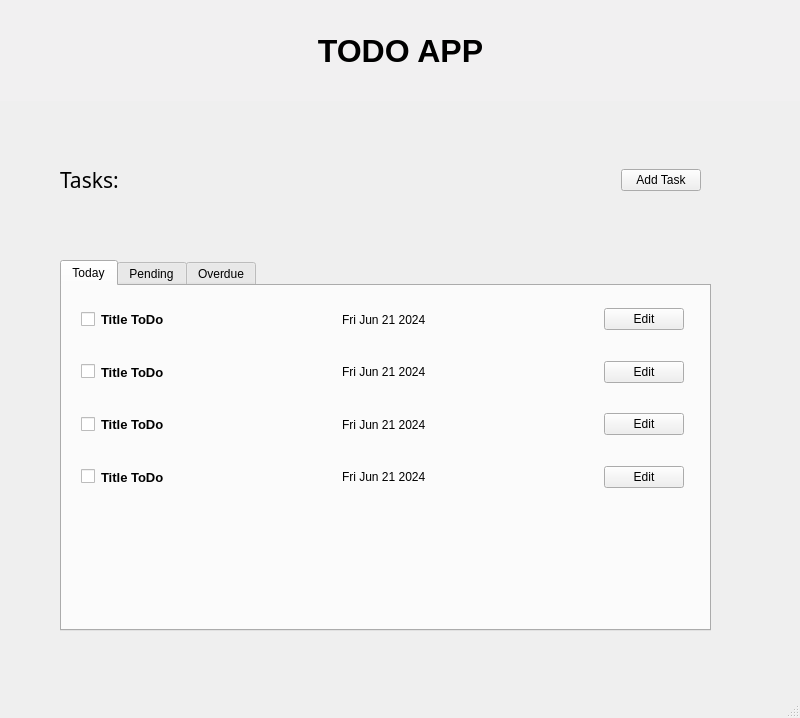
<?xml version="1.0" encoding="UTF-8"?>
<ui version="4.0">
 <class>MainWindow</class>
 <widget class="QMainWindow" name="MainWindow">
  <property name="geometry">
   <rect>
    <x>0</x>
    <y>0</y>
    <width>800</width>
    <height>718</height>
   </rect>
  </property>
  <property name="windowTitle">
   <string>MainWindow</string>
  </property>
  <widget class="QWidget" name="centralwidget">
   <widget class="QLabel" name="label">
    <property name="geometry">
     <rect>
      <x>0</x>
      <y>0</y>
      <width>801</width>
      <height>101</height>
     </rect>
    </property>
    <property name="font">
     <font>
      <pointsize>24</pointsize>
      <weight>75</weight>
      <bold>true</bold>
     </font>
    </property>
    <property name="autoFillBackground">
     <bool>false</bool>
    </property>
    <property name="styleSheet">
     <string notr="true">background-color: rgba(255, 248, 251, 0.1);</string>
    </property>
    <property name="text">
     <string>TODO APP</string>
    </property>
    <property name="textFormat">
     <enum>Qt::AutoText</enum>
    </property>
    <property name="scaledContents">
     <bool>false</bool>
    </property>
    <property name="alignment">
     <set>Qt::AlignCenter</set>
    </property>
    <property name="wordWrap">
     <bool>false</bool>
    </property>
    <property name="indent">
     <number>-1</number>
    </property>
    <property name="openExternalLinks">
     <bool>true</bool>
    </property>
   </widget>
   <widget class="QLabel" name="label_2">
    <property name="geometry">
     <rect>
      <x>0</x>
      <y>0</y>
      <width>801</width>
      <height>101</height>
     </rect>
    </property>
    <property name="text">
     <string/>
    </property>
    <property name="pixmap">
     <pixmap>../../../../../../../../anhbia/flat-3840x2160-forest-deer-4k-5k-iphone-wallpaper-abstract-11925.jpg</pixmap>
    </property>
    <property name="scaledContents">
     <bool>true</bool>
    </property>
   </widget>
   <widget class="QWidget" name="horizontalLayoutWidget">
    <property name="geometry">
     <rect>
      <x>60</x>
      <y>140</y>
      <width>641</width>
      <height>80</height>
     </rect>
    </property>
    <layout class="QHBoxLayout" name="horizontalLayout">
     <item>
      <widget class="QLabel" name="label_3">
       <property name="font">
        <font>
         <family>Showcard Gothic</family>
         <pointsize>16</pointsize>
         <weight>50</weight>
         <bold>false</bold>
        </font>
       </property>
       <property name="text">
        <string>Tasks:</string>
       </property>
      </widget>
     </item>
     <item>
      <spacer name="horizontalSpacer">
       <property name="orientation">
        <enum>Qt::Horizontal</enum>
       </property>
       <property name="sizeHint" stdset="0">
        <size>
         <width>40</width>
         <height>20</height>
        </size>
       </property>
      </spacer>
     </item>
     <item>
      <widget class="QPushButton" name="addTaskBtn">
       <property name="text">
        <string>Add Task</string>
       </property>
       <property name="icon">
        <iconset>
         <normaloff>../source/add_24dp_FILL0_wght400_GRAD0_opsz24.png</normaloff>../source/add_24dp_FILL0_wght400_GRAD0_opsz24.png</iconset>
       </property>
      </widget>
     </item>
    </layout>
   </widget>
   <widget class="QTabWidget" name="tabWidget">
    <property name="geometry">
     <rect>
      <x>60</x>
      <y>260</y>
      <width>651</width>
      <height>371</height>
     </rect>
    </property>
    <property name="currentIndex">
     <number>0</number>
    </property>
    <widget class="QWidget" name="tab">
     <attribute name="title">
      <string>Today</string>
     </attribute>
     <widget class="QWidget" name="widget" native="true">
      <property name="geometry">
       <rect>
        <x>10</x>
        <y>10</y>
        <width>621</width>
        <height>204</height>
       </rect>
      </property>
      <layout class="QVBoxLayout" name="verticalLayout_2">
       <item>
        <widget class="QWidget" name="widget_2" native="true">
         <layout class="QHBoxLayout" name="horizontalLayout_2">
          <item>
           <widget class="QCheckBox" name="taskCb">
            <property name="text">
             <string/>
            </property>
           </widget>
          </item>
          <item>
           <widget class="QLabel" name="label_4">
            <property name="font">
             <font>
              <pointsize>10</pointsize>
              <weight>75</weight>
              <bold>true</bold>
             </font>
            </property>
            <property name="text">
             <string>Title ToDo</string>
            </property>
           </widget>
          </item>
          <item>
           <spacer name="horizontalSpacer_2">
            <property name="orientation">
             <enum>Qt::Horizontal</enum>
            </property>
            <property name="sizeHint" stdset="0">
             <size>
              <width>40</width>
              <height>20</height>
             </size>
            </property>
           </spacer>
          </item>
          <item>
           <widget class="QLabel" name="label_5">
            <property name="text">
             <string>Fri Jun 21 2024</string>
            </property>
           </widget>
          </item>
          <item>
           <spacer name="horizontalSpacer_3">
            <property name="orientation">
             <enum>Qt::Horizontal</enum>
            </property>
            <property name="sizeHint" stdset="0">
             <size>
              <width>40</width>
              <height>20</height>
             </size>
            </property>
           </spacer>
          </item>
          <item>
           <widget class="QPushButton" name="pushButton">
            <property name="text">
             <string>Edit</string>
            </property>
            <property name="icon">
             <iconset>
              <normaloff>../source/edit_24dp_FILL0_wght400_GRAD0_opsz24.png</normaloff>../source/edit_24dp_FILL0_wght400_GRAD0_opsz24.png</iconset>
            </property>
           </widget>
          </item>
         </layout>
        </widget>
       </item>
       <item>
        <widget class="QWidget" name="widget_3" native="true">
         <layout class="QHBoxLayout" name="horizontalLayout_3">
          <item>
           <widget class="QCheckBox" name="checkBox_2">
            <property name="text">
             <string/>
            </property>
           </widget>
          </item>
          <item>
           <widget class="QLabel" name="label_7">
            <property name="font">
             <font>
              <pointsize>10</pointsize>
              <weight>75</weight>
              <bold>true</bold>
             </font>
            </property>
            <property name="text">
             <string>Title ToDo</string>
            </property>
           </widget>
          </item>
          <item>
           <spacer name="horizontalSpacer_4">
            <property name="orientation">
             <enum>Qt::Horizontal</enum>
            </property>
            <property name="sizeHint" stdset="0">
             <size>
              <width>40</width>
              <height>20</height>
             </size>
            </property>
           </spacer>
          </item>
          <item>
           <widget class="QLabel" name="label_8">
            <property name="text">
             <string>Fri Jun 21 2024</string>
            </property>
           </widget>
          </item>
          <item>
           <spacer name="horizontalSpacer_5">
            <property name="orientation">
             <enum>Qt::Horizontal</enum>
            </property>
            <property name="sizeHint" stdset="0">
             <size>
              <width>40</width>
              <height>20</height>
             </size>
            </property>
           </spacer>
          </item>
          <item>
           <widget class="QPushButton" name="pushButton_2">
            <property name="text">
             <string>Edit</string>
            </property>
            <property name="icon">
             <iconset>
              <normaloff>../source/edit_24dp_FILL0_wght400_GRAD0_opsz24.png</normaloff>../source/edit_24dp_FILL0_wght400_GRAD0_opsz24.png</iconset>
            </property>
           </widget>
          </item>
         </layout>
        </widget>
       </item>
       <item>
        <widget class="QWidget" name="widget_4" native="true">
         <layout class="QHBoxLayout" name="horizontalLayout_4">
          <item>
           <widget class="QCheckBox" name="checkBox_3">
            <property name="text">
             <string/>
            </property>
           </widget>
          </item>
          <item>
           <widget class="QLabel" name="label_10">
            <property name="font">
             <font>
              <pointsize>10</pointsize>
              <weight>75</weight>
              <bold>true</bold>
             </font>
            </property>
            <property name="text">
             <string>Title ToDo</string>
            </property>
           </widget>
          </item>
          <item>
           <spacer name="horizontalSpacer_6">
            <property name="orientation">
             <enum>Qt::Horizontal</enum>
            </property>
            <property name="sizeHint" stdset="0">
             <size>
              <width>40</width>
              <height>20</height>
             </size>
            </property>
           </spacer>
          </item>
          <item>
           <widget class="QLabel" name="label_11">
            <property name="text">
             <string>Fri Jun 21 2024</string>
            </property>
           </widget>
          </item>
          <item>
           <spacer name="horizontalSpacer_7">
            <property name="orientation">
             <enum>Qt::Horizontal</enum>
            </property>
            <property name="sizeHint" stdset="0">
             <size>
              <width>40</width>
              <height>20</height>
             </size>
            </property>
           </spacer>
          </item>
          <item>
           <widget class="QPushButton" name="pushButton_3">
            <property name="text">
             <string>Edit</string>
            </property>
            <property name="icon">
             <iconset>
              <normaloff>../source/edit_24dp_FILL0_wght400_GRAD0_opsz24.png</normaloff>../source/edit_24dp_FILL0_wght400_GRAD0_opsz24.png</iconset>
            </property>
           </widget>
          </item>
         </layout>
        </widget>
       </item>
       <item>
        <widget class="QWidget" name="widget_5" native="true">
         <layout class="QHBoxLayout" name="horizontalLayout_5">
          <item>
           <widget class="QCheckBox" name="checkBox_4">
            <property name="text">
             <string/>
            </property>
           </widget>
          </item>
          <item>
           <widget class="QLabel" name="label_13">
            <property name="font">
             <font>
              <pointsize>10</pointsize>
              <weight>75</weight>
              <bold>true</bold>
             </font>
            </property>
            <property name="text">
             <string>Title ToDo</string>
            </property>
           </widget>
          </item>
          <item>
           <spacer name="horizontalSpacer_8">
            <property name="orientation">
             <enum>Qt::Horizontal</enum>
            </property>
            <property name="sizeHint" stdset="0">
             <size>
              <width>40</width>
              <height>20</height>
             </size>
            </property>
           </spacer>
          </item>
          <item>
           <widget class="QLabel" name="label_14">
            <property name="text">
             <string>Fri Jun 21 2024</string>
            </property>
           </widget>
          </item>
          <item>
           <spacer name="horizontalSpacer_9">
            <property name="orientation">
             <enum>Qt::Horizontal</enum>
            </property>
            <property name="sizeHint" stdset="0">
             <size>
              <width>40</width>
              <height>20</height>
             </size>
            </property>
           </spacer>
          </item>
          <item>
           <widget class="QPushButton" name="pushButton_4">
            <property name="text">
             <string>Edit</string>
            </property>
            <property name="icon">
             <iconset>
              <normaloff>../source/edit_24dp_FILL0_wght400_GRAD0_opsz24.png</normaloff>../source/edit_24dp_FILL0_wght400_GRAD0_opsz24.png</iconset>
            </property>
           </widget>
          </item>
         </layout>
        </widget>
       </item>
      </layout>
     </widget>
    </widget>
    <widget class="QWidget" name="tab_2">
     <attribute name="title">
      <string>Pending</string>
     </attribute>
     <widget class="QWidget" name="widget_7" native="true">
      <property name="geometry">
       <rect>
        <x>20</x>
        <y>10</y>
        <width>611</width>
        <height>111</height>
       </rect>
      </property>
      <layout class="QVBoxLayout" name="verticalLayout">
       <item>
        <widget class="QWidget" name="widget_11" native="true">
         <layout class="QHBoxLayout" name="horizontalLayout_10">
          <item>
           <widget class="QCheckBox" name="checkBox_9">
            <property name="text">
             <string/>
            </property>
           </widget>
          </item>
          <item>
           <widget class="QLabel" name="label_28">
            <property name="font">
             <font>
              <pointsize>10</pointsize>
              <weight>75</weight>
              <bold>true</bold>
             </font>
            </property>
            <property name="text">
             <string>Title ToDo</string>
            </property>
           </widget>
          </item>
          <item>
           <spacer name="horizontalSpacer_18">
            <property name="orientation">
             <enum>Qt::Horizontal</enum>
            </property>
            <property name="sizeHint" stdset="0">
             <size>
              <width>40</width>
              <height>20</height>
             </size>
            </property>
           </spacer>
          </item>
          <item>
           <widget class="QLabel" name="label_29">
            <property name="text">
             <string>Fri Jun 21 2024</string>
            </property>
           </widget>
          </item>
          <item>
           <spacer name="horizontalSpacer_19">
            <property name="orientation">
             <enum>Qt::Horizontal</enum>
            </property>
            <property name="sizeHint" stdset="0">
             <size>
              <width>40</width>
              <height>20</height>
             </size>
            </property>
           </spacer>
          </item>
          <item>
           <widget class="QPushButton" name="pushButton_5">
            <property name="text">
             <string>Edit</string>
            </property>
           </widget>
          </item>
         </layout>
        </widget>
       </item>
       <item>
        <widget class="QWidget" name="widget_10" native="true">
         <layout class="QHBoxLayout" name="horizontalLayout_9">
          <item>
           <widget class="QCheckBox" name="checkBox_8">
            <property name="text">
             <string/>
            </property>
           </widget>
          </item>
          <item>
           <widget class="QLabel" name="label_25">
            <property name="font">
             <font>
              <pointsize>10</pointsize>
              <weight>75</weight>
              <bold>true</bold>
             </font>
            </property>
            <property name="text">
             <string>Title ToDo</string>
            </property>
           </widget>
          </item>
          <item>
           <spacer name="horizontalSpacer_16">
            <property name="orientation">
             <enum>Qt::Horizontal</enum>
            </property>
            <property name="sizeHint" stdset="0">
             <size>
              <width>40</width>
              <height>20</height>
             </size>
            </property>
           </spacer>
          </item>
          <item>
           <widget class="QLabel" name="label_26">
            <property name="text">
             <string>Fri Jun 21 2024</string>
            </property>
           </widget>
          </item>
          <item>
           <spacer name="horizontalSpacer_17">
            <property name="orientation">
             <enum>Qt::Horizontal</enum>
            </property>
            <property name="sizeHint" stdset="0">
             <size>
              <width>40</width>
              <height>20</height>
             </size>
            </property>
           </spacer>
          </item>
          <item>
           <widget class="QPushButton" name="pushButton_6">
            <property name="text">
             <string>Edit</string>
            </property>
           </widget>
          </item>
         </layout>
        </widget>
       </item>
      </layout>
     </widget>
    </widget>
    <widget class="QWidget" name="tab_3">
     <attribute name="title">
      <string>Overdue</string>
     </attribute>
     <widget class="QWidget" name="widget_6" native="true">
      <property name="geometry">
       <rect>
        <x>20</x>
        <y>20</y>
        <width>591</width>
        <height>35</height>
       </rect>
      </property>
      <layout class="QHBoxLayout" name="horizontalLayout_6">
       <item>
        <widget class="QCheckBox" name="checkBox_5">
         <property name="text">
          <string/>
         </property>
        </widget>
       </item>
       <item>
        <widget class="QLabel" name="label_16">
         <property name="font">
          <font>
           <pointsize>10</pointsize>
           <weight>75</weight>
           <bold>true</bold>
          </font>
         </property>
         <property name="text">
          <string>Title ToDo</string>
         </property>
        </widget>
       </item>
       <item>
        <spacer name="horizontalSpacer_10">
         <property name="orientation">
          <enum>Qt::Horizontal</enum>
         </property>
         <property name="sizeHint" stdset="0">
          <size>
           <width>40</width>
           <height>20</height>
          </size>
         </property>
        </spacer>
       </item>
       <item>
        <widget class="QLabel" name="label_17">
         <property name="text">
          <string>Fri Jun 21 2024</string>
         </property>
        </widget>
       </item>
       <item>
        <spacer name="horizontalSpacer_11">
         <property name="orientation">
          <enum>Qt::Horizontal</enum>
         </property>
         <property name="sizeHint" stdset="0">
          <size>
           <width>40</width>
           <height>20</height>
          </size>
         </property>
        </spacer>
       </item>
       <item>
        <widget class="QPushButton" name="pushButton_7">
         <property name="text">
          <string>Edit</string>
         </property>
        </widget>
       </item>
      </layout>
     </widget>
    </widget>
   </widget>
   <zorder>label_2</zorder>
   <zorder>label</zorder>
   <zorder>horizontalLayoutWidget</zorder>
   <zorder>tabWidget</zorder>
  </widget>
  <widget class="QMenuBar" name="menubar">
   <property name="geometry">
    <rect>
     <x>0</x>
     <y>0</y>
     <width>800</width>
     <height>21</height>
    </rect>
   </property>
  </widget>
  <widget class="QStatusBar" name="statusbar"/>
 </widget>
 <resources/>
 <connections/>
</ui>
